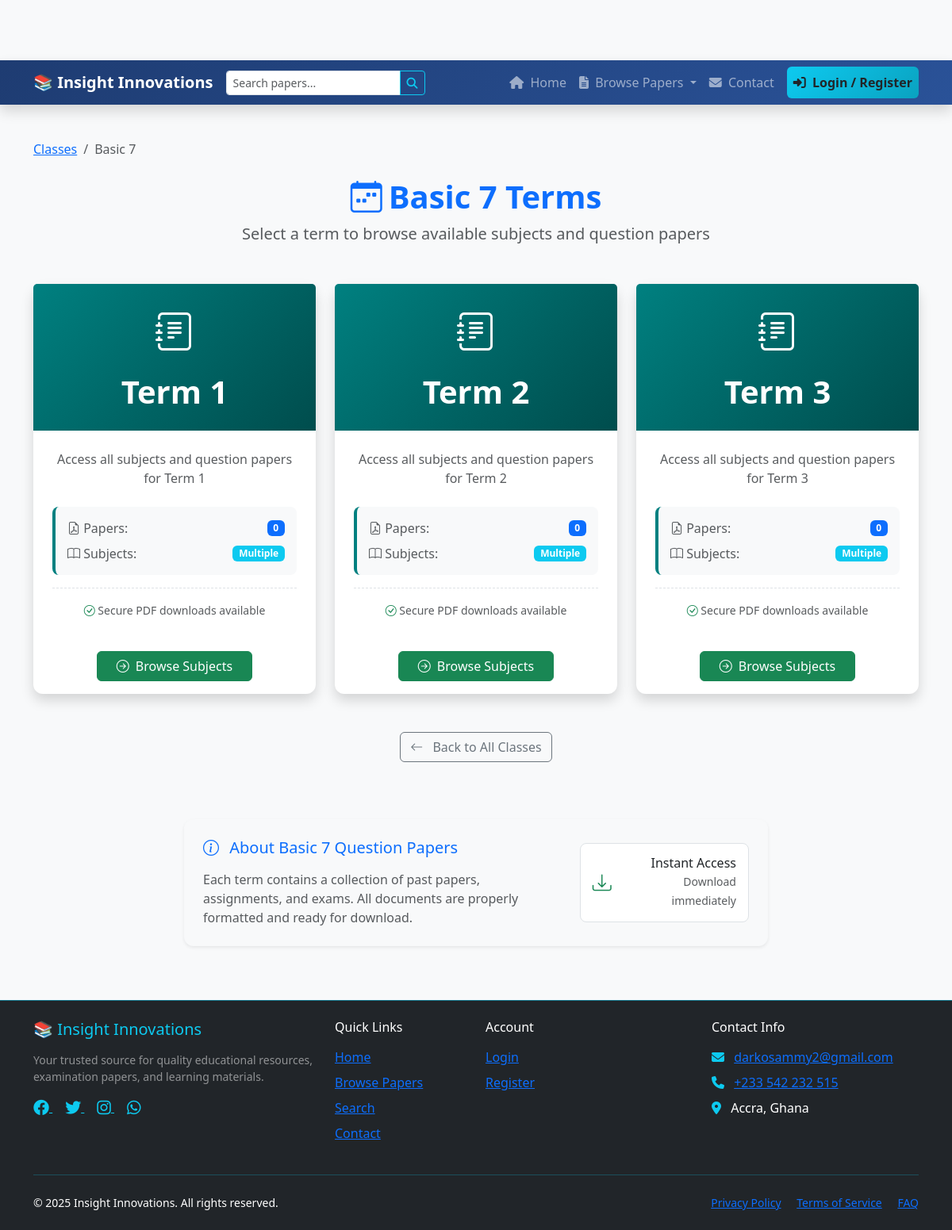
The page /basic-7/ on the database its author committed.
### shop/models.py (models this page shows, shortened)
class Classes(models.Model):
    name = models.CharField(max_length=100, help_text="e.g., JHS 1, Basic 7")
    slug = models.SlugField(max_length=100, unique=True)
    description = models.TextField(blank=True)
    class Meta:
        verbose_name = 'Class (Grade)'
        verbose_name_plural = 'Classes (Grades)'
        ordering = ('name',)

class Term(models.Model):
    class_name = models.ForeignKey(Classes, related_name='terms', on_delete=models.CASCADE)
    name = models.CharField(max_length=50, help_text="e.g., Term 1, Term 2")
    slug = models.SlugField(max_length=50)
    class Meta:
        verbose_name_plural = 'Terms'
        unique_together = ('class_name', 'slug')
        ordering = ('name',)
    def get_paper_count(self):
        return self.papers.count()

### shop/views.py (the view)
# urls.py: path('<slug:class_slug>/', views.term_list, name='term_list'),
def term_list(request, class_slug):
    class_level = get_object_or_404(Classes, slug=class_slug)
    terms = class_level.terms.all()
    context = {
        'class_level': class_level,
        'terms': terms,
        'page_title': f'Select Term for {class_level.name}',
    }
    return render(request, 'shop/term_list.html', context)

### shop/context_processors.py (called while the page is built)
def current_year(request):
    return {
        'current_year': timezone.now().year
    }

### shop/templates/shop/term_list.html (shortened to what this page needs)
{% extends 'base.html' %}
{% load static %}
{% block content %}
<div class="container py-4">
    <nav aria-label="breadcrumb" class="mb-4">
        <ol class="breadcrumb">
            <li class="breadcrumb-item"><a href="{% url 'shop:class_list' %}">Classes</a></li>
            <li class="breadcrumb-item active">{{ class_level.name }}</li>
        </ol>
    </nav>
    <div class="text-center mb-5">
        <h1 class="text-primary fw-bold">
            <i class="bi bi-calendar-week me-2"></i>{{ class_level.name }} Terms
        </h1>
        <p class="lead text-muted">
            Select a term to browse available subjects and question papers
        </p>
    </div>
    <div class="row row-cols-1 row-cols-md-2 row-cols-lg-3 g-4">
        {% for term_obj in terms %}
            <div class="col">
                <a href="{% url 'shop:subject_list' class_level.slug term_obj.slug %}" class="text-decoration-none">
                    <div class="card h-100 shadow border-0 hover-lift">
                        <div class="card-header bg-teal-gradient text-white text-center py-4">
                            <div class="term-icon mb-3">
                                <i class="bi bi-journal-text" style="font-size: 3rem;"></i>
                            </div>
                            <h3 class="card-title mb-0 fw-bold display-6">{{ term_obj.name }}</h3>
                        </div>
                        <div class="card-body p-4 text-center">
                            <p class="card-text text-muted mb-4">
                                Access all subjects and question papers for {{ term_obj.name }}
                            </p>
                            <div class="term-stats mb-3">
                                <div class="d-flex justify-content-between align-items-center mb-2">
                                    <span class="text-muted">
                                        <i class="bi bi-file-earmark-pdf"></i> Papers:
                                    </span>
                                    <span class="badge bg-primary">
                                        {{ term_obj.get_paper_count }}
                                    </span>
                                </div>
                                <div class="d-flex justify-content-between align-items-center">
                                    <span class="text-muted">
                                        <i class="bi bi-book"></i> Subjects:
                                    </span>
                                    <span class="badge bg-info">
                                        {{ term_obj.subjects_count|default:"Multiple" }}
                                    </span>
                                </div>
                            </div>
                            <div class="quick-info">
                                <small class="text-muted">
                                    <i class="bi bi-check-circle text-success"></i>
                                    Secure PDF downloads available
                                </small>
                            </div>
                        </div>
                        <div class="card-footer bg-transparent border-top-0 text-center py-3">
                            <span class="btn btn-success px-4">
                                <i class="bi bi-arrow-right-circle me-2"></i>Browse Subjects
                            </span>
                        </div>
                    </div>
                </a>
            </div>
        {% endfor %}
    </div>
    <div class="text-center mt-5">
        <a href="{% url 'shop:class_list' %}" class="btn btn-outline-secondary">
            <i class="bi bi-arrow-left me-2"></i> Back to All Classes
        </a>
    </div>
    <div class="row justify-content-center mt-5 pt-4">
        <div class="col-lg-8">
            <div class="card bg-light border-0 shadow-sm">
                <div class="card-body p-4">
                    <div class="row align-items-center">
                        <div class="col-md-8">
                            <h5 class="text-primary mb-3">
                                <i class="bi bi-info-circle me-2"></i> About {{ class_level.name }} Question Papers
                            </h5>
                            <p class="text-muted mb-0">
                                Each term contains a collection of past papers, assignments, and exams.
                                All documents are properly formatted and ready for download.
                            </p>
                        </div>
                        <div class="col-md-4 text-md-end mt-3 mt-md-0">
                            <div class="download-info">
                                <div class="d-flex align-items-center justify-content-md-end gap-2">
                                    <i class="bi bi-download text-success" style="font-size: 1.5rem;"></i>
                                    <div>
                                        <h6 class="mb-0">Instant Access</h6>
                                        <small class="text-muted">Download immediately</small>
                                    </div>
                                </div>
                            </div>
                        </div>
                    </div>
                </div>
            </div>
        </div>
    </div>
</div>
{% endblock content %}

### templates/base.html (style rules this page uses)
:root { --primary-color: #0d6efd; --secondary-color: #6c757d; --success-color: #198754; --info-color: #0dcaf0; --warning-color: #ffc107; --danger-color: #dc3545; --light-color: #f8f9fa; --dark-color: #212529; }
body { font-family: 'Segoe UI', Tahoma, Geneva, Verdana, sans-serif; padding-top: 76px; background-color: #f8f9fa; min-height: 100vh; display: flex; flex-direction: column; }
.card { border-radius: 12px; border: none; box-shadow: 0 4px 6px rgba(0,0,0,0.05); transition: transform 0.3s ease, box-shadow 0.3s ease; }

### shop/templates/shop/term_list.html (style rules this page uses)
.hover-lift { transition: transform 0.3s ease, box-shadow 0.3s ease; }
.bg-teal-gradient { background: #008080; background: linear-gradient(135deg, #008080 0%, #004d4d 100%); }
.term-stats { background: #f8f9fa; padding: 15px; border-radius: 8px; border-left: 4px solid #008080; }
.term-icon { transition: transform 0.3s ease; }
.quick-info { margin-top: 15px; padding-top: 15px; border-top: 1px dashed #dee2e6; }
.download-info { background: white; padding: 15px; border-radius: 8px; border: 1px solid #dee2e6; }

### rows shown on the page
Classes: name "Basic 7"
Term: name "Term 1", get_paper_count "0", subjects_count "Multiple"
Term: name "Term 2", get_paper_count "0", subjects_count "Multiple"
Term: name "Term 3", get_paper_count "0", subjects_count "Multiple"
